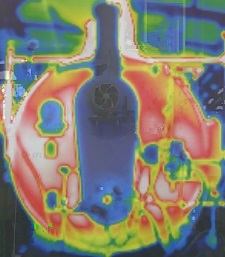
#> input picture caldera/1.jpg, 225 x 257 px
$ python oriented_to_regions.py
#> lines starting #> are read from the running program, lines starting #| are printed output that depends on the picture; after the words box and inside, x2 and y2 are one past the last pixel; in counts of white or black regions, pixels touching at a corner belong together
import numpy as np
import matplotlib.pyplot as plt
from skimage import io, color
from skimage.segmentation import flood, flood_fill

# Cargar la imagen térmica RGB
image_path = 'caldera/1.jpg'
image = io.imread(image_path)
#> image is the input picture: shape (257, 225, 3); mean R, G, B 129.6, 126.4, 113

# Convertir la imagen a escala de grises
gray_image = color.rgb2gray(image)
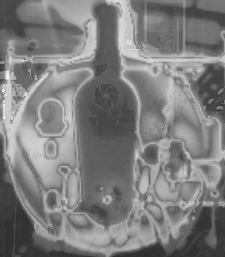
#> gray_image: shape (257, 225) float64; min 0.177, max 0.979, mean 0.495

# Seleccionar un punto de inicio para el crecimiento de la región (semilla)
seed_point = (145, 35)  # Cambia esto según tu imagen

# Aplicar la segmentación orientada a regiones usando crecimiento de regiones
# El valor de tolerancia define el rango de valores de intensidad que se incluirán en la región
tolerance = 0.05
segmented_image = flood(gray_image, seed_point, tolerance=tolerance)
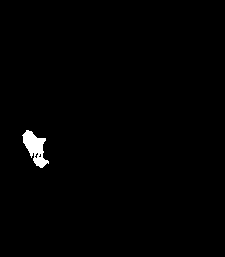
#> segmented_image: shape (257, 225) bool; 0.88% white; 1 white region, box (x1, y1, x2, y2) and area: (22, 130, 49, 168) 508

# Visualizar la imagen original y la imagen segmentada
fig, ax = plt.subplots(1, 2, figsize=(12, 6))
ax[0].imshow(image)
ax[0].set_title('Imagen Térmica RGB Original')
ax[0].axis('off')

ax[1].imshow(segmented_image, cmap='gray')
ax[1].set_title('Imagen Segmentada')
ax[1].axis('off')

plt.show()
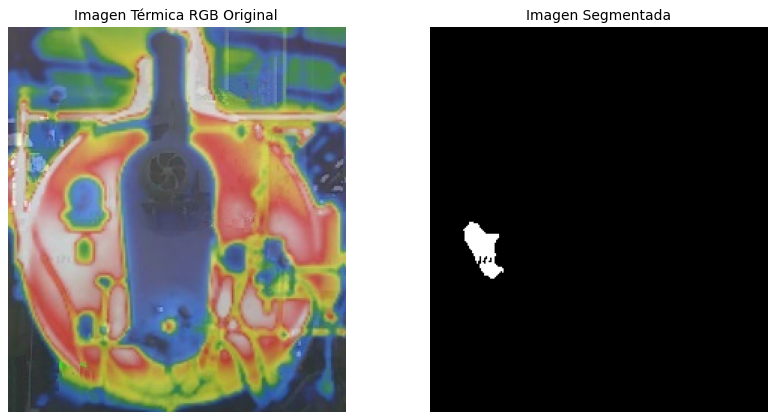
#> figure drawn by matplotlib, 2 panels

$ run again, with caldera/2.jpg copied over caldera/1.jpg
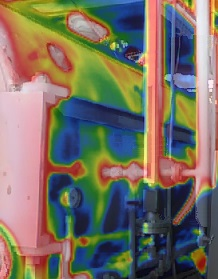
#> input picture caldera/2.jpg, 218 x 279 px
#> image is the input picture: shape (279, 218, 3); mean R, G, B 121.3, 112.4, 99
#> `segmented_image = flood(gray_image, seed_point, tolerance=tolerance)`:
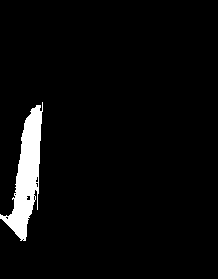
#> segmented_image: shape (279, 218) bool; 4.2% white; 1 white region, box (x1, y1, x2, y2) and area: (0, 102, 43, 241) 2525
#> `plt.show()`:
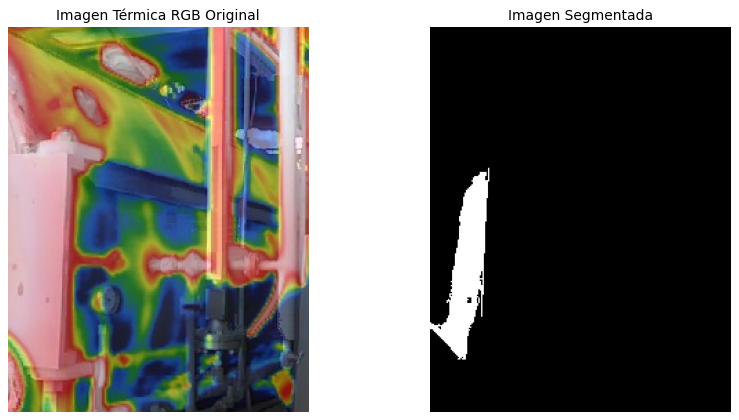
#> figure drawn by matplotlib, 2 panels

$ run again, with caldera/3.jpg copied over caldera/1.jpg
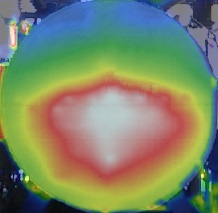
#> input picture caldera/3.jpg, 218 x 213 px
#> image is the input picture: shape (213, 218, 3); mean R, G, B 123.1, 134.4, 104.5
#> `segmented_image = flood(gray_image, seed_point, tolerance=tolerance)`:
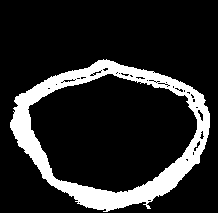
#> segmented_image: shape (213, 218) bool; 15.6% white; 1 white region, box (x1, y1, x2, y2) and area: (10, 59, 210, 212) 7245
#> `plt.show()`:
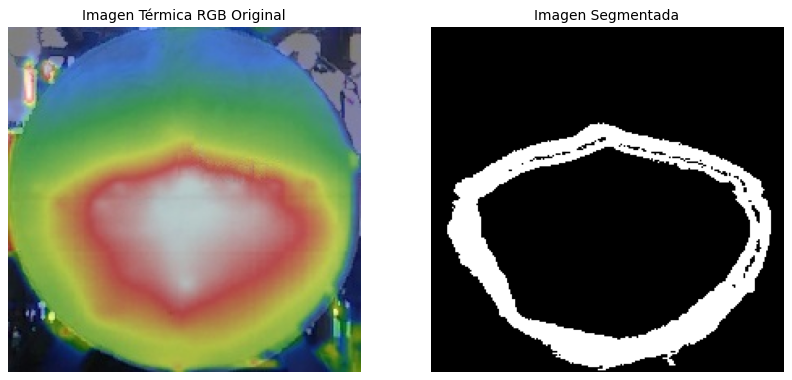
#> figure drawn by matplotlib, 2 panels

$ run again, with caldera/4.jpg copied over caldera/1.jpg
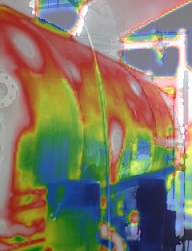
#> input picture caldera/4.jpg, 192 x 251 px
#> image is the input picture: shape (251, 192, 3); mean R, G, B 132.8, 123.5, 103.1
#> `segmented_image = flood(gray_image, seed_point, tolerance=tolerance)`:
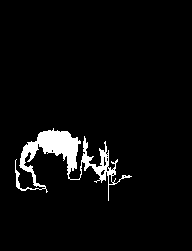
#> segmented_image: shape (251, 192) bool; 4.4% white; 1 white region, box (x1, y1, x2, y2) and area: (15, 128, 132, 201) 2144
#> `plt.show()`:
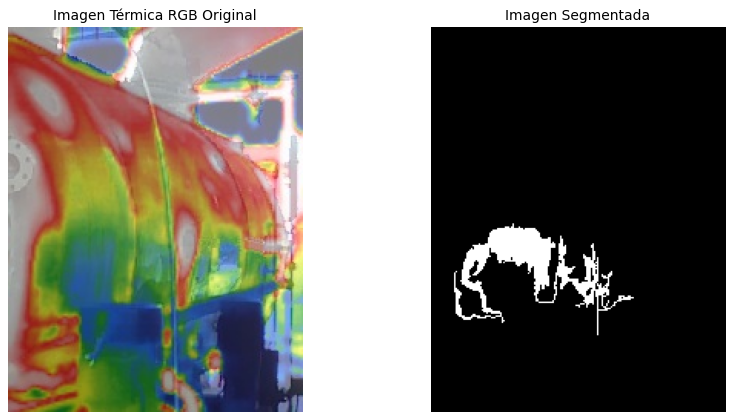
#> figure drawn by matplotlib, 2 panels
